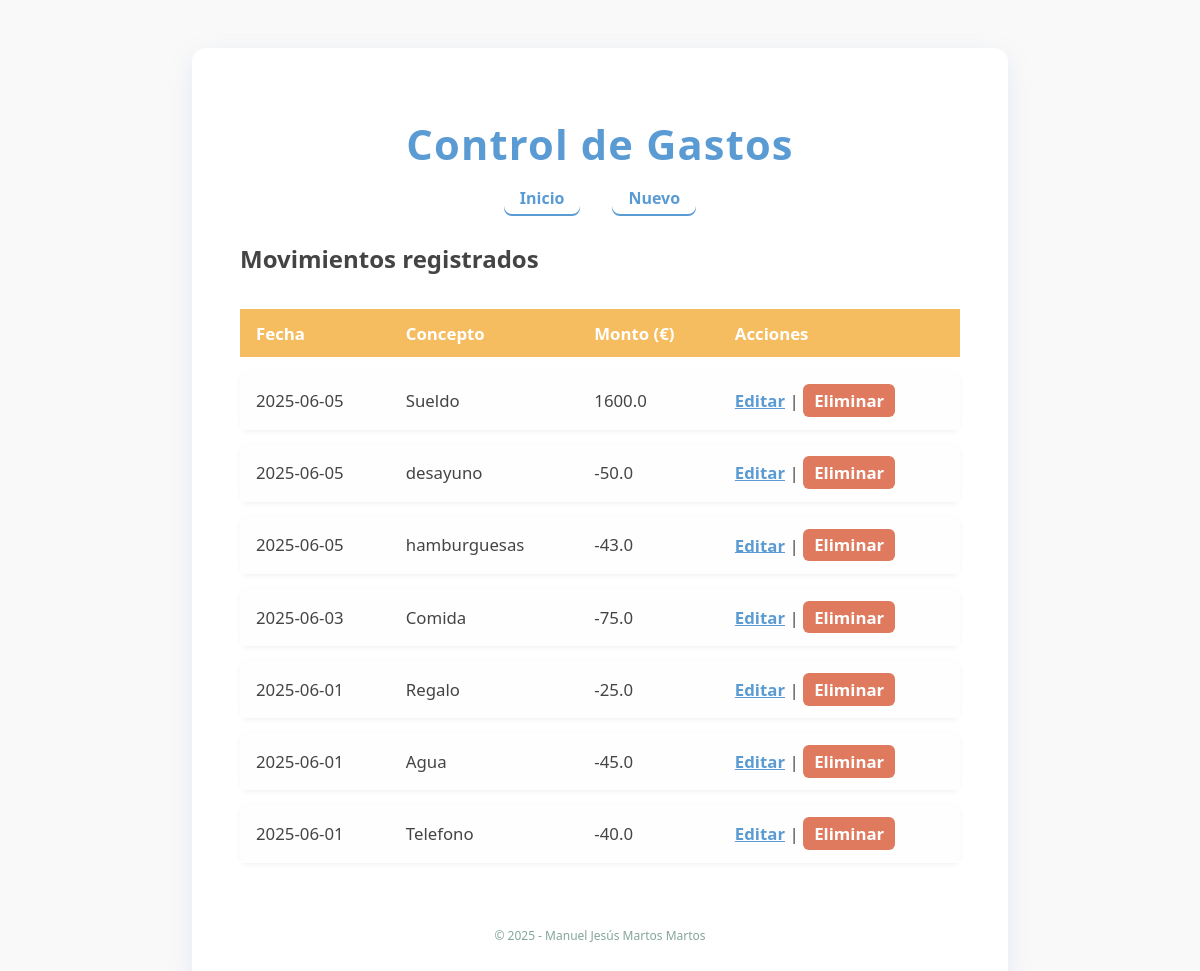
The app's page /, older data.
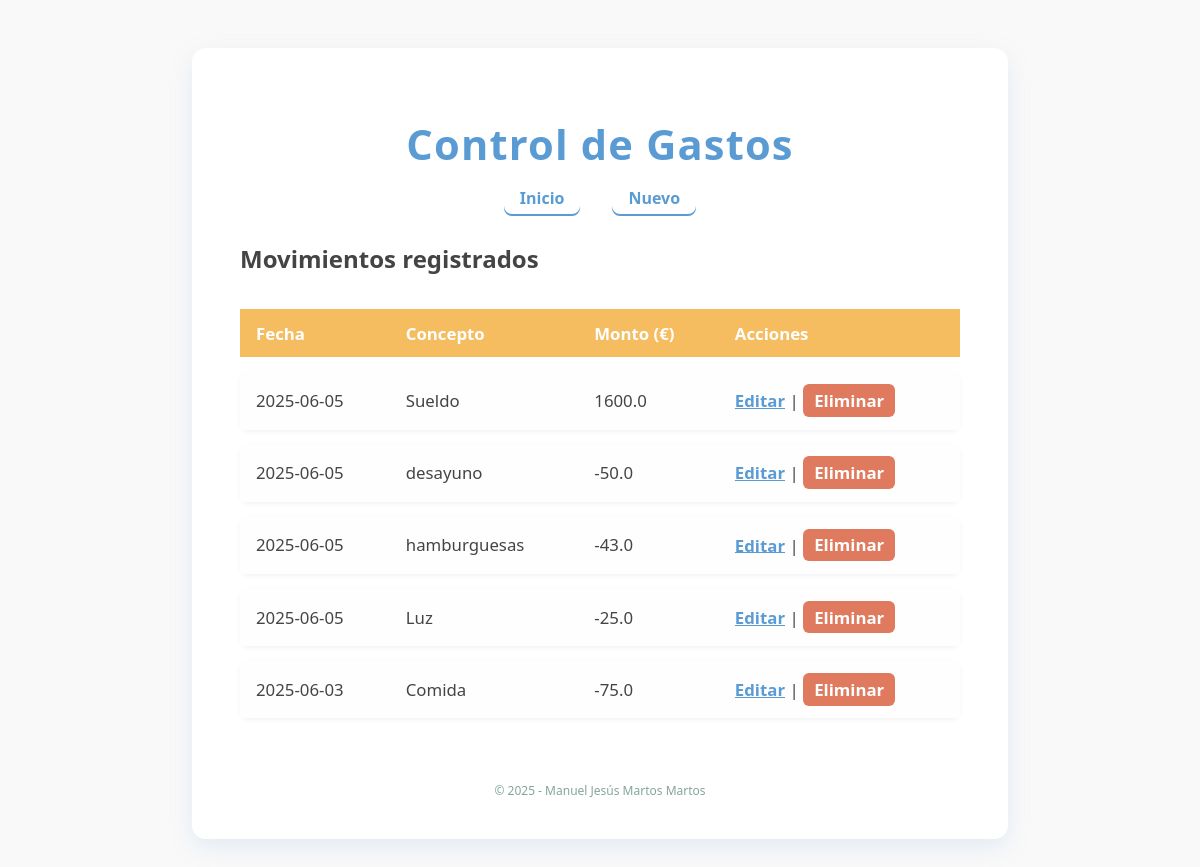
The same page, newer data.
### tables this page shows
CREATE TABLE "movements" (
	"id"	INTEGER,
	"date"	TEXT NOT NULL,
	"concept"	TEXT NOT NULL,
	"quantity"	REAL NOT NULL,
	PRIMARY KEY("id" AUTOINCREMENT)
);

### registros_ig/routes.py (the view)
@app.route("/")
def index():
    registros= select_all()
    """
    datos_movimiento = [
        {"id":1,"date":"2025-06-06","concepto":"sueldo","quantity":"1600€"},
        {"id":2,"date":"2025-06-05","concepto":"Luz","quantity":"-100"},
        {"id":3,"date":"2025-06-04","concepto":"Teléfono","quantity":"-40"},
        {"id":4,"date":"2025-06-03","concepto":"Gas","quantity":"-25"},
    ]
    """
    return render_template("index.html",data = registros)

### registros_ig/models.py (called while the page is built)
def select_all():
    conectar = Conexion("select * from movements order by date DESC")
    filas = conectar.res.fetchall()
    columnas = conectar.res.description #columnas
    lista_diccionario=[]
    for f in filas:
        diccionario={}
        posicion=0
        for c in columnas:
            diccionario[c[0]] = f[posicion]
            posicion +=1
        lista_diccionario.append(diccionario)
    conectar.con.close()
    return lista_diccionario

### registros_ig/templates/index.html
{% extends "base.html" %}
{% block section %}
<h2>Movimientos registrados</h2>
<table>
  <thead>
    <tr>
      <th>Fecha </th>
      <th>Concepto</th>
      <th>Monto (€)</th>
      <th>Acciones</th>
    </tr>
  </thead>
  <tbody>
    {% for mov in data %}
    <tr>
      <td>{{ mov['date'] }} </td>
      <td>{{ mov['concept']}} </td>
      <td>{{ mov['quantity']}} </td>
      <td>
        <a href="/update/{{ mov['id'] }}" style="color: var(--color-primario); font-weight: 600;">Editar</a> |
        <a href="/delete/{{ mov['id'] }}" class="contrast">Eliminar</a>
      </td>
    </tr>
    {% else %}
    <tr><td colspan="4" style="text-align:center; font-style: italic; color: #777;">No hay movimientos registrados.</td></tr>
    {% endfor %}
  </tbody>
</table>
{% endblock %}

### registros_ig/templates/base.html (shortened to what this page needs)
<!doctype html>
<html lang="es">
<head>
  <link rel="stylesheet" href="https://unpkg.com/@picocss/pico@1.5.10/css/pico.min.css">
</head>
<body>
  <main class="container">
    <header>
      <h1>Control de Gastos</h1>
      <nav>
        <ul>
          <li><a href="/" role="button">Inicio</a></li>
          <li><a href="/new" role="button">Nuevo</a></li>
        </ul>
      </nav>
    </header>
    {% block section %}
    {% endblock %}
    <footer>
      <small>&copy; 2025 - Manuel Jesús Martos Martos</small>
    </footer>
  </main>
</body>
</html>

### registros_ig/templates/base.html (style rules this page uses)
:root { --color-primario: #5A9BD4; --color-secundario: #F6BD60; --color-terciario: #84A59D; --color-error: #E07A5F; --color-fondo: #FAF9F9; --color-texto: #444444; }
body { background-color: var(--color-fondo); color: var(--color-texto); font-family: 'Segoe UI', Tahoma, Geneva, Verdana, sans-serif; }
main.container { max-width: 720px; margin: 3rem auto; background: white; padding: 2.5rem 3rem; border-radius: 14px; box-shadow: 0 8px 25px rgb(90 155 212 / 0.15); transition: box-shadow 0.3s ease-in-out; }
header { margin-bottom: 2rem; text-align: center; }
header h1 { color: var(--color-primario); font-weight: 700; margin-bottom: 0.3rem; letter-spacing: 1.2px; font-size: 2.6rem; }
nav ul { display: flex; justify-content: center; gap: 2rem; padding-left: 0; list-style: none; }
nav ul li a { font-weight: 600; color: var(--color-primario); padding: 0.4rem 1rem; border-radius: 8px; transition: background-color 0.3s ease; text-decoration: none; box-shadow: inset 0 -2px 0 var(--color-primario); }
footer { text-align: center; margin-top: 3rem; font-size: 0.9rem; color: var(--color-terciario); font-weight: 500; }
table { width: 100%; border-collapse: separate; border-spacing: 0 0.9rem; font-size: 1.05rem; }
thead tr { background-color: var(--color-secundario); color: white; text-align: left; font-weight: 700; border-radius: 10px; }
thead tr th { padding: 0.8rem 1rem; }
tbody tr { background-color: #fefefe; box-shadow: 0 2px 5px rgb(0 0 0 / 0.05); border-radius: 8px; transition: background-color 0.3s ease; }
tbody tr td { padding: 0.8rem 1rem; vertical-align: middle; }
a.contrast { background-color: var(--color-error); color: white !important; padding: 0.3rem 0.7rem; border-radius: 6px; font-weight: 700; transition: background-color 0.3s ease; text-decoration: none; display: inline-block; }

Row changes from the older to the newer data that the page shows:
removed movements: date "2025-06-01", concept "Regalo", quantity "-25.0"
removed movements: date "2025-06-01", concept "Agua", quantity "-45.0"
removed movements: date "2025-06-01", concept "Telefono", quantity "-40.0"
added movements: date "2025-06-05", concept "Luz", quantity "-25.0"
